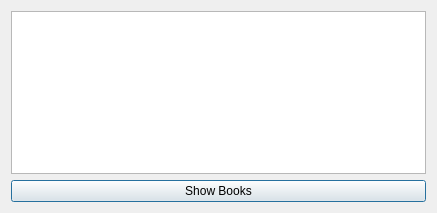
<?xml version="1.0" encoding="UTF-8"?>
<ui version="4.0">
 <class>Dialog3</class>
 <widget class="QDialog" name="Dialog3">
  <property name="geometry">
   <rect>
    <x>0</x>
    <y>0</y>
    <width>437</width>
    <height>213</height>
   </rect>
  </property>
  <property name="windowTitle">
   <string>Dialog</string>
  </property>
  <layout class="QVBoxLayout" name="verticalLayout">
   <item>
    <widget class="QListWidget" name="listWidget"/>
   </item>
   <item>
    <widget class="QPushButton" name="pushButton">
     <property name="text">
      <string>Show Books</string>
     </property>
    </widget>
   </item>
  </layout>
 </widget>
 <resources/>
 <connections/>
</ui>
